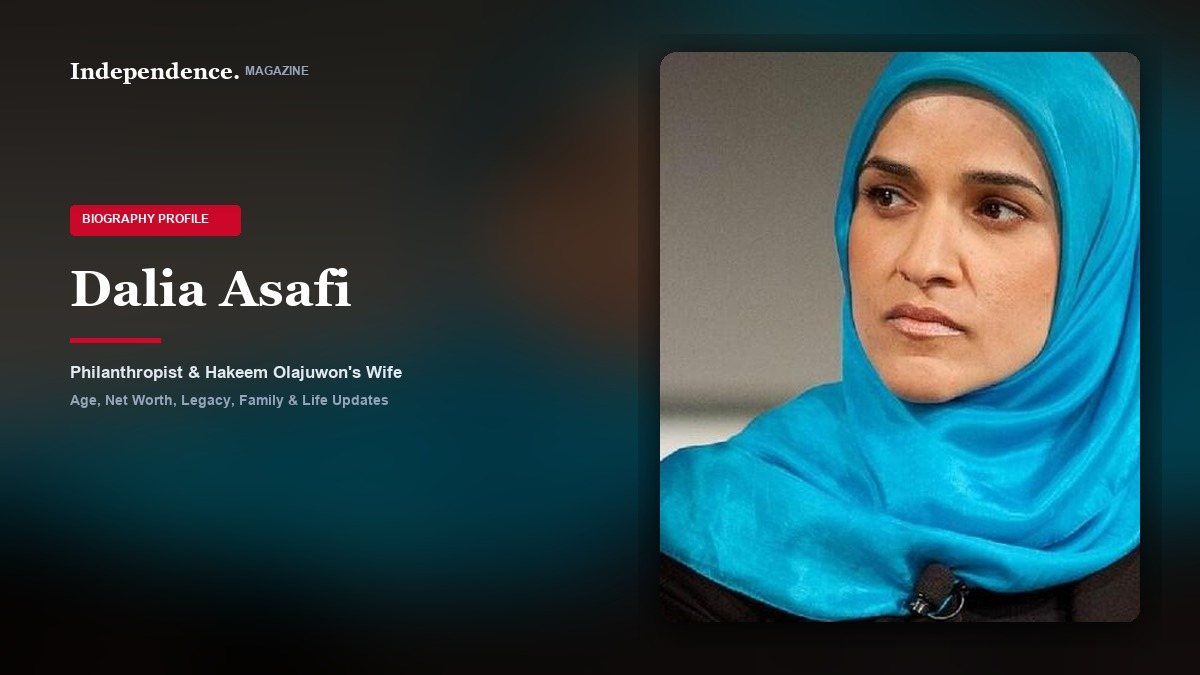
#> input picture assets/covers/dalia-asafi-cover.jpg, 1200 x 675 px, given in place of crop_dalia_blue.jpg, which was not available
$ python generate_batch16_covers.py
#> lines starting #> are read from the running program, lines starting #| are printed output that depends on the picture
import os
from PIL import Image, ImageDraw, ImageFont, ImageFilter, ImageEnhance

SCRIPT_DIR = os.path.dirname(os.path.abspath(__file__))
BASE_DIR = os.path.abspath(os.path.join(SCRIPT_DIR, ".."))
COVERS_DIR = os.path.join(BASE_DIR, "assets", "covers")
ART_DIR = r"C:\Users\Lapzone.pk\.gemini\antigravity\brain\896bc68d-223d-4f88-b2d0-574555754628"
os.makedirs(COVERS_DIR, exist_ok=True)

PROFILES = [
    # 1. Dalia Asafi
    {
        "id": "dalia-asafi",
        "src_image": os.path.join(ART_DIR, "crop_dalia_blue.jpg"),
        "crop_box": (0, 0, 400, 580),
        "name": "Dalia Asafi",
        "category": "Biography",
        "subtitle": "Philanthropist & Hakeem Olajuwon's Wife",
        "cover_filename": "dalia-asafi-cover.jpg",
        "middle_src": os.path.join(ART_DIR, "crop_dalia_green.jpg"),
        "middle_crop": (0, 0, 570, 670),
        "middle_filename": "dalia-asafi-middle.jpg"
    },
    # 2. Cody Herpin
    {
        "id": "cody-herpin",
        "src_image": os.path.join(ART_DIR, "crop_cody_family.jpg"),
        "crop_box": (0, 15, 450, 680),
        "name": "Cody Herpin",
        "category": "Celebrity",
        "subtitle": "Film Technician & Jodie Sweetin's Former Spouse",
        "cover_filename": "cody-herpin-cover.jpg",
        "middle_src": os.path.join(ART_DIR, "crop_cody_family.jpg"),
        "middle_crop": (0, 0, 760, 720),
        "middle_filename": "cody-herpin-middle.jpg"
    },
    # 3. Haley Arnaz
    {
        "id": "haley-arnaz",
        "src_image": os.path.join(ART_DIR, "crop_haley_family.jpg"),
        "crop_box": (0, 200, 380, 720),
        "name": "Haley Arnaz",
        "category": "Celebrity",
        "subtitle": "Ballet Dancer & Desi Arnaz Jr.'s Daughter",
        "cover_filename": "haley-arnaz-cover.jpg",
        "middle_src": os.path.join(ART_DIR, "crop_haley_family.jpg"),
        "middle_crop": (0, 0, 780, 680),
        "middle_filename": "haley-arnaz-middle.jpg"
    }
]

def generate_cover(item):
    width, height = 1200, 675
    raw_img = Image.open(item["src_image"]).convert("RGB")
#> raw_img is the input picture: PIL image 1200x675 RGB; mean R, G, B 43.2, 70.5, 75.1
    cropped_subject = raw_img.crop(item["crop_box"])
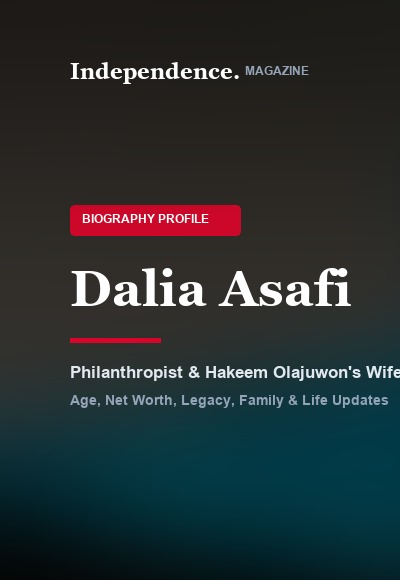
#> cropped_subject: PIL image 400x580 RGB; mean R, G, B 39.6, 47.5, 49.1

    # 1. Background: Blurred & Darkened version of subject photo
    bg = cropped_subject.resize((width, height), Image.Resampling.LANCZOS)
    bg = bg.filter(ImageFilter.GaussianBlur(radius=42))
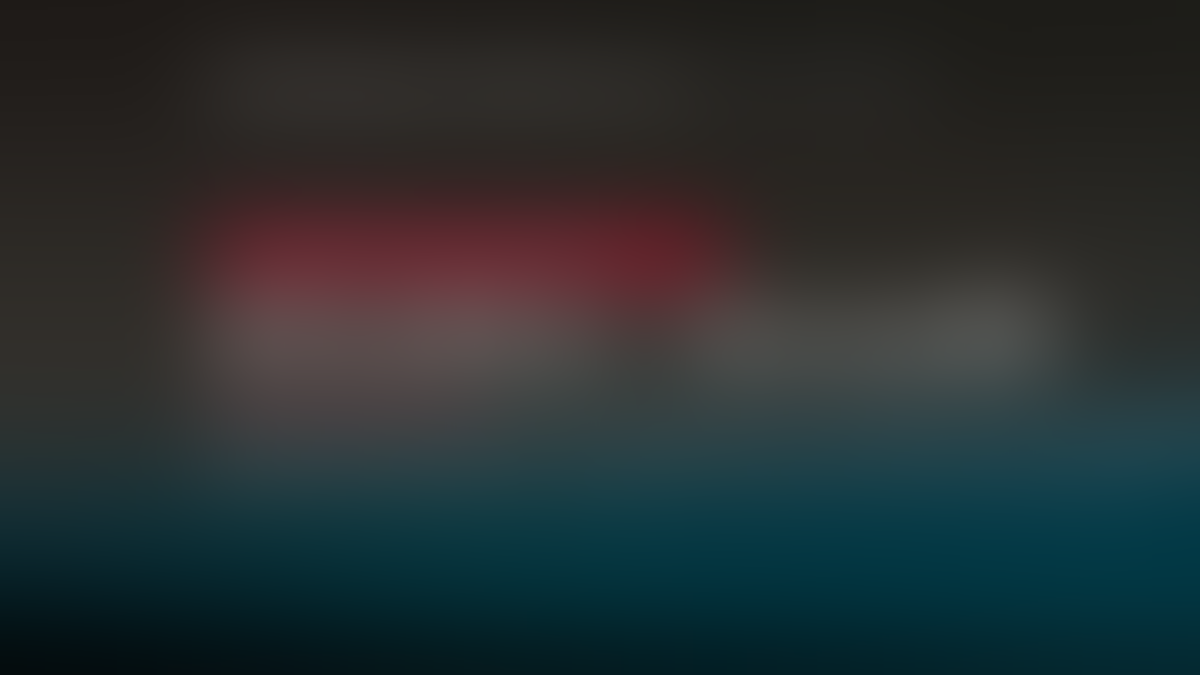
#> bg: PIL image 1200x675 RGB; mean R, G, B 39.5, 47.3, 48.9
    enhancer = ImageEnhance.Brightness(bg)
    bg = enhancer.enhance(0.35)

    # 2. Foreground Portrait Box (480 x 570)
    pw, ph = 480, 570
    sw, sh = cropped_subject.size
#> sw = 400; sh = 580
    target_ratio = pw / ph
    cur_ratio = sw / sh
#> cur_ratio = 0.69

    if cur_ratio > target_ratio:
        new_w = int(sh * target_ratio)
        left = (sw - new_w) // 2
        p_crop = cropped_subject.crop((left, 0, left + new_w, sh))
    else:
        new_h = int(sw / target_ratio)
#> new_h = 475
        top = (sh - new_h) // 4
#> top = 26
        p_crop = cropped_subject.crop((0, max(0, top), sw, min(sh, top + new_h)))

    portrait = p_crop.resize((pw, ph), Image.Resampling.LANCZOS)
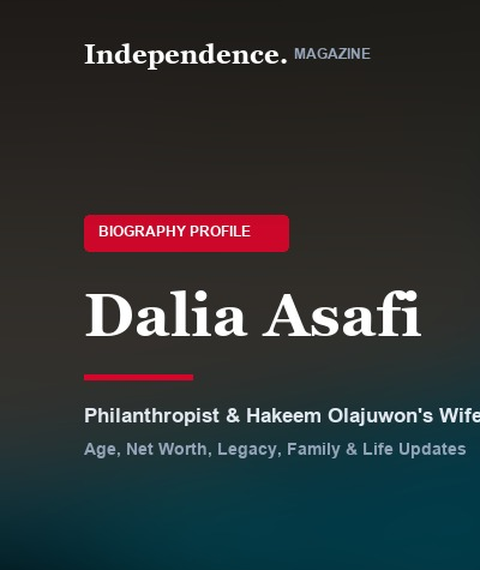
#> portrait: PIL image 480x570 RGB; mean R, G, B 46.2, 50.8, 51.8

    # Rounded corners mask
    mask = Image.new('L', (pw, ph), 0)
#> mask: PIL image 480x570 L; every value is 0
    mask_draw = ImageDraw.Draw(mask)
    mask_draw.rounded_rectangle([0, 0, pw, ph], radius=16, fill=255)

    px, py = width - pw - 60, (height - ph) // 2

    # Drop shadow
    shadow = Image.new('RGBA', (pw + 44, ph + 44), (0, 0, 0, 0))
#> shadow: PIL image 524x614 RGBA; every value is 0
    s_draw = ImageDraw.Draw(shadow)
    s_draw.rounded_rectangle([18, 18, pw + 26, ph + 26], radius=24, fill=(0, 0, 0, 195))
    shadow = shadow.filter(ImageFilter.GaussianBlur(radius=18))
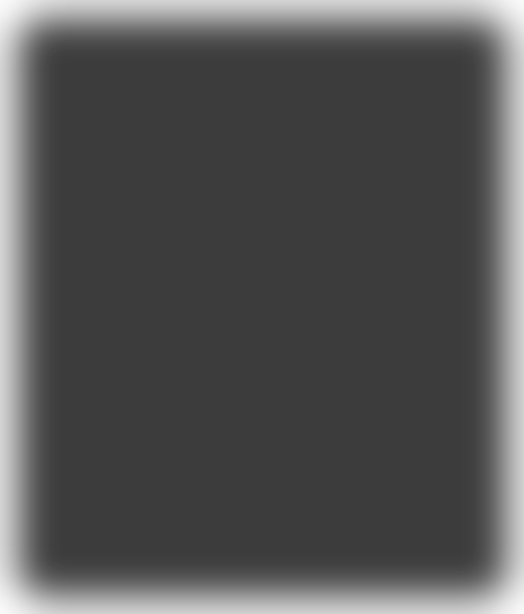
#> shadow: PIL image 524x614 RGBA; mean R, G, B, A 0, 0, 0, 169.9; transparent parts drawn white
    bg.paste(shadow, (px - 22, py - 18), shadow)

    # Paste sharp portrait
    bg.paste(portrait, (px, py), mask)

    # 3. Editorial Typography (Left side)
    draw = ImageDraw.Draw(bg, 'RGBA')
    try:
        font_brand = ImageFont.truetype(r"C:\Windows\Fonts\georgiab.ttf", 22)
        font_tag = ImageFont.truetype(r"C:\Windows\Fonts\arialbd.ttf", 12)
        font_name = ImageFont.truetype(r"C:\Windows\Fonts\georgiab.ttf", 50)
        font_sub = ImageFont.truetype(r"C:\Windows\Fonts\arialbd.ttf", 17)
        font_sub2 = ImageFont.truetype(r"C:\Windows\Fonts\arialbd.ttf", 14)
    except Exception:
        font_brand = ImageFont.load_default()
        font_tag = ImageFont.load_default()
        font_name = ImageFont.load_default()
        font_sub = ImageFont.load_default()
        font_sub2 = ImageFont.load_default()

    # Top brand badge: Independence. MAGAZINE
    draw.text((70, 58), "Independence.", fill=(255, 255, 255), font=font_brand)
    draw.text((245, 64), "MAGAZINE", fill=(148, 163, 184), font=font_tag)

    # Category Pill
    tag_y = 205
    tag_text = f"{item['category'].upper()} PROFILE"
    draw.rounded_rectangle([70, tag_y, 240, tag_y + 30], radius=4, fill=(217, 4, 41, 235))
    draw.text((82, tag_y + 7), tag_text, fill=(255, 255, 255), font=font_tag)

    # Person Name
    name_lines = item["name"].split(" ")
    if len(name_lines) <= 2:
        draw.text((70, 260), item["name"], fill=(255, 255, 255), font=font_name)
        curr_y = 338
    else:
        line1 = " ".join(name_lines[:2])
        line2 = " ".join(name_lines[2:])
        draw.text((70, 250), line1, fill=(255, 255, 255), font=font_name)
        draw.text((70, 312), line2, fill=(255, 255, 255), font=font_name)
        curr_y = 390

    # Crimson underline accent
    draw.rectangle([70, curr_y, 160, curr_y + 4], fill=(217, 4, 41, 255))

    # Subtitles
    draw.text((70, curr_y + 24), item["subtitle"], fill=(226, 232, 240), font=font_sub)
    draw.text((70, curr_y + 54), "Age, Net Worth, Legacy, Family & Life Updates", fill=(148, 163, 184), font=font_sub2)

    cover_path = os.path.join(COVERS_DIR, item["cover_filename"])
    bg.save(cover_path, "JPEG", quality=92)
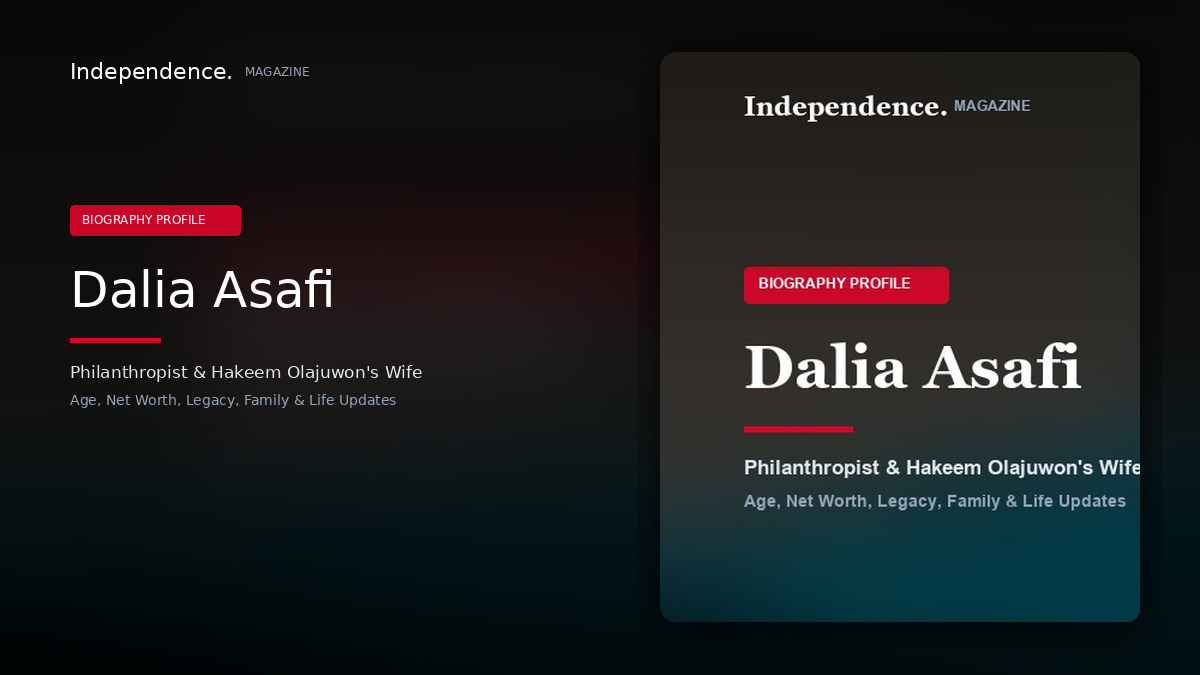
#> saved as dalia-asafi-cover.jpg: PIL image 1200x675 RGB; mean R, G, B 27.3, 28.6, 29.5
    print(f"Generated Spark cover: {cover_path}")

    # Generate Middle Editorial Image with strict 16:9 ratio preservation
    middle_src = item.get("middle_src", item["src_image"])
    raw_middle = Image.open(middle_src).convert("RGB")
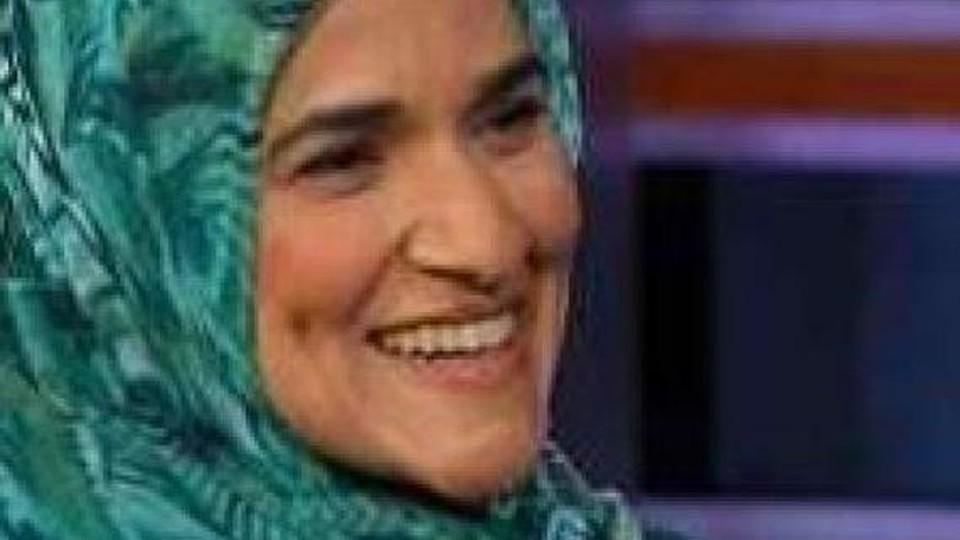
#> input picture assets/covers/dalia-asafi-middle.jpg, 960 x 540 px, given in place of crop_dalia_green.jpg, which was not available
#> raw_middle is the input picture: PIL image 960x540 RGB; mean R, G, B 72.6, 75.1, 75
    mid_crop = raw_middle.crop(item["middle_crop"])

    mw, mh = mid_crop.size
#> mw = 570; mh = 670
    target_mid_ratio = 16.0 / 9.0
    cur_mid_ratio = mw / mh
#> cur_mid_ratio = 0.851
    if cur_mid_ratio > target_mid_ratio:
        new_mw = int(mh * target_mid_ratio)
        offset_x = (mw - new_mw) // 2
        mid_crop = mid_crop.crop((offset_x, 0, offset_x + new_mw, mh))
    elif cur_mid_ratio < target_mid_ratio:
        new_mh = int(mw / target_mid_ratio)
#> new_mh = 320
        offset_y = (mh - new_mh) // 3
#> offset_y = 116
        mid_crop = mid_crop.crop((0, max(0, offset_y), mw, min(mh, offset_y + new_mh)))
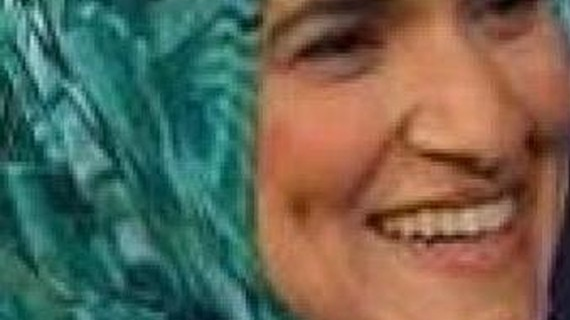
#> mid_crop: PIL image 570x320 RGB; mean R, G, B 102.4, 101.6, 84.6

    mid_resized = mid_crop.resize((960, 540), Image.Resampling.LANCZOS)
    middle_path = os.path.join(COVERS_DIR, item["middle_filename"])
    mid_resized.save(middle_path, "JPEG", quality=90)
    print(f"Generated Middle 16:9 image: {middle_path}")

for item in PROFILES:
#> (the run stopped early here; a loop or call above may not have finished)
